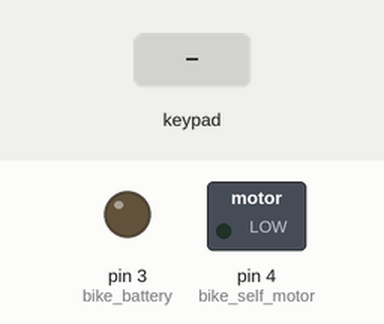
Recording of a sketch running on a simulated Arduino Uno, built with avr-gcc and run on an emulated ATmega328P. Parts: switched loads named in the sketch (green lamp = pin HIGH), output pins drawn as LEDs (lit = HIGH). The inputs (shaded band) are chosen by the test bench.

Above: at 1.2 s.
1.3 s: keypad keys 7 9 3 0 # pressed 0.4 s apart
At 3.8 s:
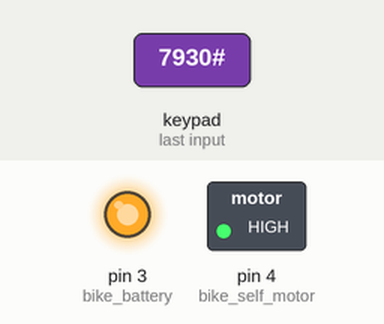
At 4.66 s:
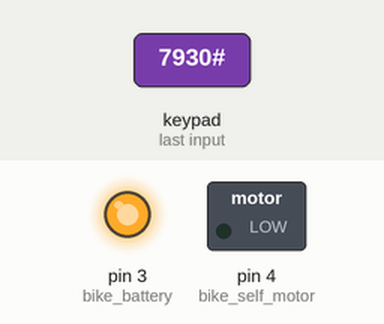
Timing chart, 0 to 6.3 s (numbered marks = the images above; inputs shaded):
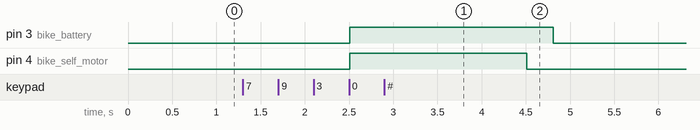

Measured:
- after the input at 1.3 s, pin 3 (bike_battery): LOW → HIGH after 1.2 s, → LOW 2.3 s later; pin 4 (bike_self_motor): LOW → HIGH after 1.2 s, → LOW 2.0 s later

The sketch:

smart_lock.ino
```cpp
// Arduino Smart Bike
// farissalmannbr@gmail.com


#include <Keypad.h>


char* password = "7930";  // change the password here, just pick any 4 numbers
int position = 0;
const byte ROWS = 4;
const byte COLS = 3;
char keys[ROWS][COLS] = {
{'1','2','3'},
{'4','5','6'},
{'7','8','9'},
{'*','0','#'}
};

byte rowPins[ROWS] = { 9, 8, 7, 6};
byte colPins[COLS] = { 12, 11, 10};
Keypad keypad = Keypad( makeKeymap(keys), rowPins, colPins, ROWS, COLS );


void setup()
{
pinMode(3, OUTPUT); //bike battery
pinMode(4,OUTPUT); //bike self motor


LockedPosition(true);
}

void loop()
{
char key = keypad.getKey();
if ( key == '#' )
{
position = 0;
LockedPosition(true);
}
if (key == password[position])
{
position ++;
}
if (position == 4)
{
LockedPosition(false);
}
delay(100);
}
void LockedPosition(int locked)
{
if (locked)
{
digitalWrite(4, LOW); // password is wrong both is "OFF" state
digitalWrite(3,LOW);


}
else
{
 digitalWrite(3,HIGH); // "ON" the bike battery (engine)
digitalWrite(4,HIGH); // "ON" the self motor
delay(2000);          // wait for 2 second to start the bike
digitalWrite(4,LOW); // "OFF" the self after starting the bikr (after 2 second it will turn off automaticallys)


}
}
```
